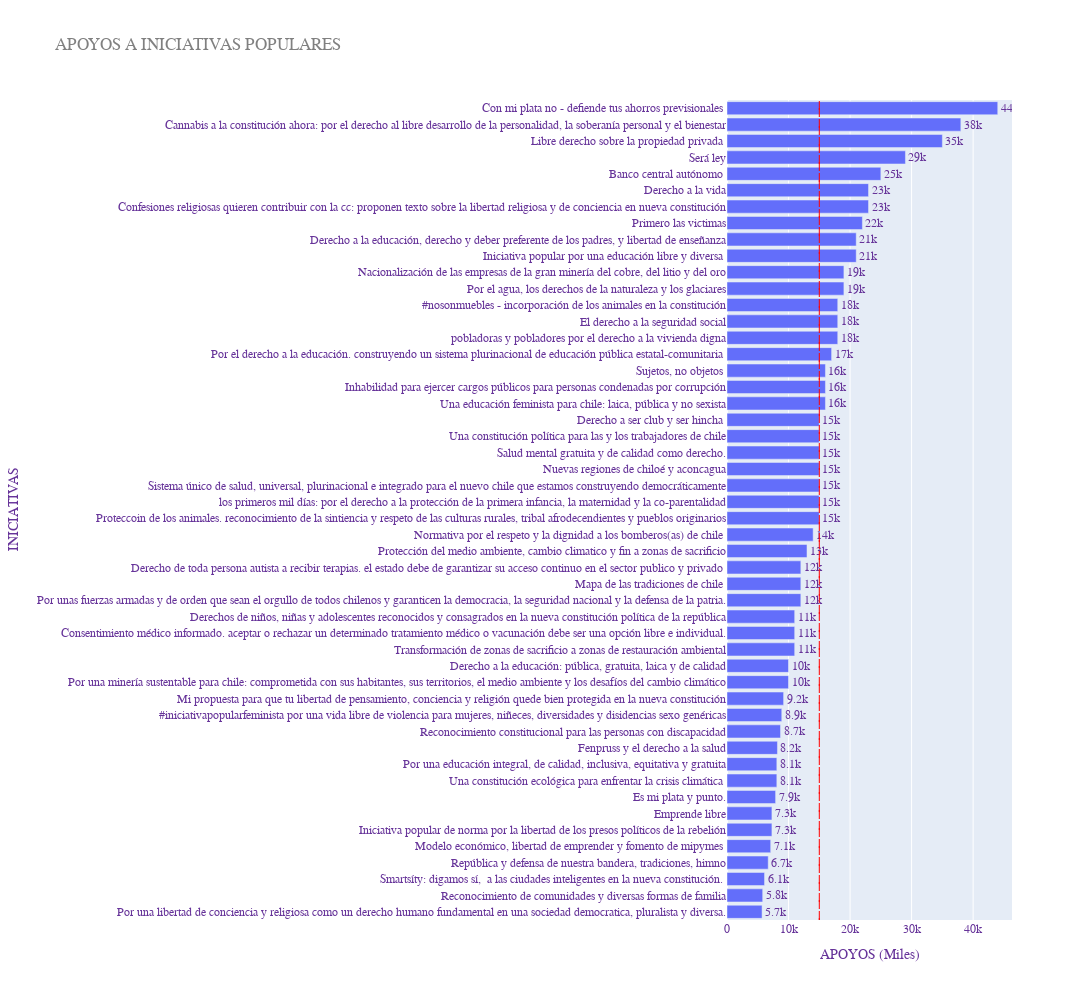

Source (notebook cell):
### Code cell
import plotly.express as px

fig = px.bar(df_slice, 
             x="Apoyos",
             y="Nombre",
             text="Apoyos",
             title="APOYOS A INICIATIVAS POPULARES",
             hover_data=["Autor",
                         "Seccion"],
             orientation='h',
             width=1200,
             height=1000)

fig.update_yaxes(autorange='reversed')

fig.update_traces(texttemplate='%{text:.2s}', 
                  textposition='outside')

fig.update_layout(
    font_family="Times New Roman",
    font_size=12,
    font_color="RebeccaPurple",
    xaxis_title="APOYOS (Miles)",
    yaxis_title="INICIATIVAS",
    title_font_family="Times New Roman",
    title_font_color="grey"
)




fig.add_vrect(x0=15000, 
              x1=15000,
              line_width=1,
              line_dash="dash",
              line_color="red")

# fig.update_xaxes(title_font_family="Arial")

fig.show()

fig.write_html("/home/navarro/Documents/iniciativas_populares/grafico_iniciativa_popular.html")

### Figure 1 — Plotly figure (JSON) as saved in the notebook; plotly's stock layout.template omitted (floating-point values rounded to 4 significant figures)
{"data": [{"alignmentgroup": "True", "customdata": [["Por Con Mi Plata NO", "CON MI PLATA NO - DEFIENDE TUS AHORROS PREVISIONALES "], ["Por Activismo Cannábico Chile", "Cannabis a la Constitución Ahora: Por el derecho al libre desarrollo de la personalidad, la soberanía personal y el bienestar"], ["Por María Chacón W.", "Libre derecho sobre la propiedad privada "], ["Por Asamblea Permanente por la Legalización del Aborto", "Será Ley"], ["Por Banco Central Autónomo", "Banco Central Autónomo "], ["Por Siempre por la Vida", "Derecho a la vida"], ["Por Confesiones religiosas en Chile", "Confesiones religiosas quieren contribuir con la CC: proponen texto sobre la Libertad Religiosa y de conciencia en nueva Constitución"], ["Por primero las victimas", "PRIMERO LAS VICTIMAS"], ["Por Acción Educar", "Derecho a la Educación, Derecho y Deber Preferente de los Padres, y Libertad de Enseñanza"], ["Por Educación Libre y Diversa", "Iniciativa Popular por una Educación Libre y Diversa "], ["Por Comité de Defensa y recuperación del Cobre", "Nacionalización de las Empresas de la Gran Minería del cobre, del litio y del oro"], ["Por Articulación por las Aguas, los Derechos de la Naturaleza y los Glaciares.", "Por el Agua, los Derechos de la Naturaleza y los Glaciares"], ["Por Fundación Vegetarianos Hoy", "#NoSonMuebles - Incorporación de los Animales en la Constitución"], ["Por Coordinadora Nacional de Trabajadoras y Trabajadores NO+AFP", "El Derecho a la Seguridad Social"], ["Por Luisa Concha C.", "Pobladoras y pobladores por el derecho a la vivienda digna"], ["Por Articulación de organizaciones educativas por el derecho a la educación", "POR EL DERECHO A LA EDUCACIÓN. CONSTRUYENDO UN SISTEMA PLURINACIONAL DE EDUCACIÓN PÚBLICA ESTATAL-COMUNITARIA "], ["Por Alianza por los Derechos Animales", "Sujetos, No Objetos "], ["Por Jorge Astudillo M.", "INHABILIDAD PARA EJERCER CARGOS PÚBLICOS PARA PERSONAS CONDENADAS POR CORRUPCIÓN"], ["Por REDOFEM (Red Docente Feminista)", "Una Educación Feminista para Chile: Laica, pública y no sexista"], ["Por Organizaciones de Hinchas de la U", "Derecho a ser Club y ser Hincha "], ["Por Central Unitaria  de Trabajadores", "Una Constitución Política para las y los trabajadores de Chile"], ["Por Cristian Andrés Jara Lizama", "Salud mental Gratuita y de Calidad como derecho."], ["Por Daniel Pantoja B.", "Nuevas Regiones de Chiloé y Aconcagua"], ["Por Cabildo \"Salud, un Derecho\"", "Sistema Único de Salud, Universal, Plurinacional e Integrado para el nuevo Chile que estamos construyendo democráticamente"], ["Por Andrea Iturry Y.", "Los primeros mil días: por el derecho a la protección de la primera infancia, la maternidad y la co-parentalidad"], ["Por soy del campo", "PROTECCOIN DE LOS ANIMALES. RECONOCIMIENTO DE LA SINTIENCIA Y RESPETO DE LAS CULTURAS RURALES, TRIBAL AFRODECENDIENTES Y PUEBLOS ORIGINARIOS"], ["Por Comité de Ciudadanos por la Dignidad de los Bomberos de Chile", "NORMATIVA POR EL RESPETO Y LA DIGNIDAD A LOS BOMBEROS(AS) DE CHILE "], ["Por La Libre y Sustentable República de Chile, SacaLaVoz", "PROTECCIÓN DEL MEDIO AMBIENTE, CAMBIO CLIMATICO Y FIN A ZONAS DE SACRIFICIO"], ["Por Fundación TEAmoMas", "Derecho de toda persona autista a recibir terapias. El Estado debe de garantizar su acceso continuo en el sector publico y privado "], ["Por ASOCIACION DE CRIADORES DE CABALLOS DE PURA RAZA CHILENA DE ÑUBLE", "MAPA DE LAS TRADICIONES DE CHILE "], ["Por Nos Importan", "Por unas Fuerzas Armadas y de Orden que sean el orgullo de todos chilenos y garanticen la democracia, la seguridad nacional y la defensa de la patria."], ["Por COMPROMISO CON LA NIÑEZ", "DERECHOS DE NIÑOS, NIÑAS Y ADOLESCENTES RECONOCIDOS Y CONSAGRADOS EN LA NUEVA CONSTITUCIÓN POLÍTICA DE LA REPÚBLICA"], ["Por Eduardo Waghorn H.", "Consentimiento médico informado. Aceptar o rechazar un determinado tratamiento médico o vacunación debe ser una opción libre e individual."], ["Por Zonas de Resistencia Medioambiental", "TRANSFORMACIÓN DE ZONAS DE SACRIFICIO A ZONAS DE RESTAURACIÓN AMBIENTAL"], ["Por Consorcio de Universidades del Estado de Chile", "Derecho a la educación: pública, gratuita, laica y de calidad"], ["Por Compromiso Minero", "POR UNA MINERÍA SUSTENTABLE PARA CHILE: COMPROMETIDA CON SUS HABITANTES, SUS TERRITORIOS, EL MEDIO AMBIENTE Y LOS DESAFÍOS DEL CAMBIO CLIMÁTICO"], ["Por María Covarrubias C.", "Mi propuesta para que tu libertad de pensamiento, conciencia y religión quede bien protegida en la nueva constitución"], ["Por Articulación de organizaciones feministas y de disidencias sexo genéricas", "#IniciativaPopularFeminista por una vida libre de violencia para mujeres, niñeces, diversidades y disidencias sexo genéricas"], ["Por Colectivo Nacional por la Discapacidad", "Reconocimiento Constitucional para las Personas con Discapacidad"], ["Por Confederación Fenpruss", "Fenpruss y el Derecho a la Salud"], ["Por Acción Colectiva por la Educación", "Por una educación integral, de calidad, inclusiva, equitativa y gratuita"], ["Por Sociedad Civil por la Acción Climática (SCAC)", "Una Constitución Ecológica para enfrentar la crisis climática "], ["Por Cristian Vivian T.", "Es mi plata y punto."], ["Por Sociedad de Fomento Fabril F.G. (SOFOFA)", "Emprende Libre"], ["Por Daniel Vargas Downing", "Iniciativa Popular de Norma por la Libertad de los presos políticos de la rebelión"], ["Por Multigremial Nacional de Emprendedores", "Modelo económico, libertad de Emprender y fomento de Mipymes "], ["Por La Libre y Sustentable República de Chile, SacaLaVoz", "REPÚBLICA Y DEFENSA DE NUESTRA BANDERA, TRADICIONES, HIMNO"], ["Por SmartSIti", "SmartSíty: Digamos Sí,  a las ciudades inteligentes en la nueva Constitución. "], ["Por D.U.R.A.S.", "Reconocimiento de comunidades y diversas formas de familia"], ["Por Asociación Internacional para la Libertad Religiosa", "POR UNA LIBERTAD DE CONCIENCIA Y RELIGIOSA COMO UN DERECHO HUMANO FUNDAMENTAL EN UNA SOCIEDAD DEMOCRATICA, PLURALISTA Y DIVERSA."]], "hovertemplate": "Apoyos=%{text}<br>Nombre=%{y}<br>Autor=%{customdata[0]}<br>Seccion=%{customdata[1]}<extra></extra>", "legendgroup": "", "marker": {"color": "#636efa", "pattern": {"shape": ""}}, "name": "", "offsetgroup": "", "orientation": "h", "showlegend": false, "text": ["44000.0", "38000.0", "35000.0", "29000.0", "25000.0", "23000.0", "23000.0", "22000.0", "21000.0", "21000.0", "19000.0", "19000.0", "18000.0", "18000.0", "18000.0", "17000.0", "16000.0", "16000.0", "16000.0", "15000.0", "15000.0", "15000.0", "15000.0", "15000.0", "15000.0", "15000.0", "14000.0", "13000.0", "12000.0", "12000.0", "12000.0", "11000.0", "11000.0", "11000.0", "10000.0", "10000.0", "9200.0", "8900.0", "8700.0", "8200.0", "8100.0", "8100.0", "7900.0", "7300.0", "7300.0", "7100.0", "6700.0", "6100.0", "5800.0", "5700.0"], "textposition": "outside", "texttemplate": "%{text:.2s}", "type": "bar", "x": [44000, 38000, 35000, 29000, 25000, 23000, 23000, 22000, 21000, 21000, 19000, 19000, 18000, 18000, 18000, 17000, 16000, 16000, 16000, 15000, 15000, 15000, 15000, 15000, 15000, 15000, 14000, 13000, 12000, 12000, 12000, 11000, 11000, 11000, 10000, 10000, 9200, 8900, 8700, 8200, 8100, 8100, 7900, 7300, 7300, 7100, 6700, 6100, 5800, 5700], "xaxis": "x", "y": ["Con mi plata no - defiende tus ahorros previsionales ", "Cannabis a la constitución ahora: por el derecho al libre desarrollo de la personalidad, la soberanía personal y el bienestar", "Libre derecho sobre la propiedad privada ", "Será ley", "Banco central autónomo ", "Derecho a la vida", "Confesiones religiosas quieren contribuir con la cc: proponen texto sobre la libertad religiosa y de conciencia en nueva constitución", "Primero las victimas", "Derecho a la educación, derecho y deber preferente de los padres, y libertad de enseñanza", "Iniciativa popular por una educación libre y diversa ", "Nacionalización de las empresas de la gran minería del cobre, del litio y del oro", "Por el agua, los derechos de la naturaleza y los glaciares", "#nosonmuebles - incorporación de los animales en la constitución", "El derecho a la seguridad social", "pobladoras y pobladores por el derecho a la vivienda digna", "Por el derecho a la educación. construyendo un sistema plurinacional de educación pública estatal-comunitaria ", "Sujetos, no objetos ", "Inhabilidad para ejercer cargos públicos para personas condenadas por corrupción", "Una educación feminista para chile: laica, pública y no sexista", "Derecho a ser club y ser hincha ", "Una constitución política para las y los trabajadores de chile", "Salud mental gratuita y de calidad como derecho.", "Nuevas regiones de chiloé y aconcagua", "Sistema único de salud, universal, plurinacional e integrado para el nuevo chile que estamos construyendo democráticamente", "los primeros mil días: por el derecho a la protección de la primera infancia, la maternidad y la co-parentalidad", "Proteccoin de los animales. reconocimiento de la sintiencia y respeto de las culturas rurales, tribal afrodecendientes y pueblos originarios", "Normativa por el respeto y la dignidad a los bomberos(as) de chile ", "Protección del medio ambiente, cambio climatico y fin a zonas de sacrificio", "Derecho de toda persona autista a recibir terapias. el estado debe de garantizar su acceso continuo en el sector publico y privado ", "Mapa de las tradiciones de chile ", "Por unas fuerzas armadas y de orden que sean el orgullo de todos chilenos y garanticen la democracia, la seguridad nacional y la defensa de la patria.", "Derechos de niños, niñas y adolescentes reconocidos y consagrados en la nueva constitución política de la república", "Consentimiento médico informado. aceptar o rechazar un determinado tratamiento médico o vacunación debe ser una opción libre e individual.", "Transformación de zonas de sacrificio a zonas de restauración ambiental", "Derecho a la educación: pública, gratuita, laica y de calidad", "Por una minería sustentable para chile: comprometida con sus habitantes, sus territorios, el medio ambiente y los desafíos del cambio climático", "Mi propuesta para que tu libertad de pensamiento, conciencia y religión quede bien protegida en la nueva constitución", "#iniciativapopularfeminista por una vida libre de violencia para mujeres, niñeces, diversidades y disidencias sexo genéricas", "Reconocimiento constitucional para las personas con discapacidad", "Fenpruss y el derecho a la salud", "Por una educación integral, de calidad, inclusiva, equitativa y gratuita", "Una constitución ecológica para enfrentar la crisis climática ", "Es mi plata y punto.", "Emprende libre", "Iniciativa popular de norma por la libertad de los presos políticos de la rebelión", "Modelo económico, libertad de emprender y fomento de mipymes ", "República y defensa de nuestra bandera, tradiciones, himno", "Smartsíty: digamos sí,  a las ciudades inteligentes en la nueva constitución. ", "Reconocimiento de comunidades y diversas formas de familia", "Por una libertad de conciencia y religiosa como un derecho humano fundamental en una sociedad democratica, pluralista y diversa."], "yaxis": "y"}], "layout": {"barmode": "relative", "font": {"color": "RebeccaPurple", "family": "Times New Roman", "size": 12}, "height": 1000, "legend": {"tracegroupgap": 0}, "shapes": [{"line": {"color": "red", "dash": "dash", "width": 1}, "type": "rect", "x0": 15000, "x1": 15000, "xref": "x", "y0": 0, "y1": 1, "yref": "y domain"}], "title": {"font": {"color": "grey", "family": "Times New Roman"}, "text": "APOYOS A INICIATIVAS POPULARES"}, "width": 1200, "xaxis": {"anchor": "y", "domain": [0, 1], "title": {"text": "APOYOS (Miles)"}}, "yaxis": {"anchor": "x", "autorange": "reversed", "domain": [0, 1], "title": {"text": "INICIATIVAS"}}}}
